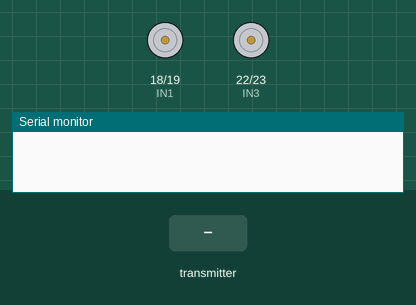
The sketch below on a simulated ESP32. On the bench: motor-driver pin pairs drawn as motors (green arrow = first pin HIGH = forward, orange = second pin HIGH = backward, longer = more drive, scaled by the enable pin), the last lines printed to the serial monitor. The test bench sets the inputs (shaded band).

Above: at 1.2 s.
1.3 s: the transmitter starts sending x = 0
At 2.0 s:
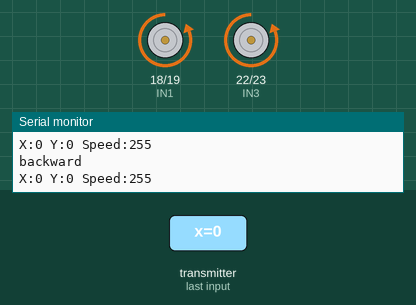
2.8 s: the transmitter starts sending y = 1024
At 3.2 s:
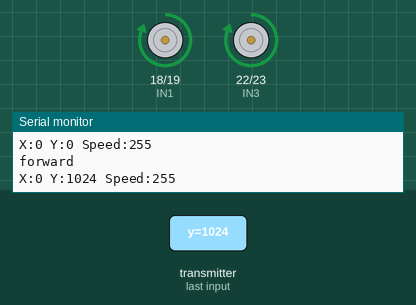
4.3 s: the transmitter starts sending y = 0
At 5.5 s:
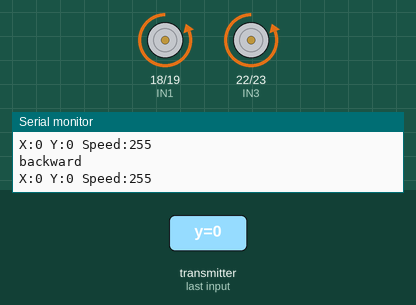
5.8 s: the transmitter starts sending y = 2048
At 6.6 s:
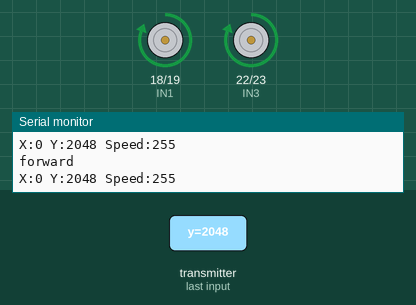
Timing chart, 0 to 8.3 s (numbered marks = the images above; inputs shaded):
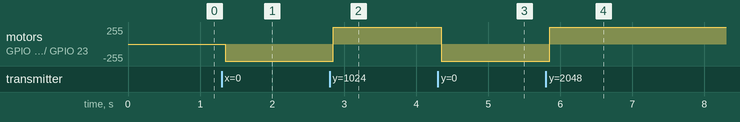

The sketch:

ESP-NOW_CAR.ino
```cpp
#include <esp_now.h>
#include <WiFi.h>

// Motor direction pins (safe for ESP-NOW)
#define IN1 18
#define IN2 19
#define IN3 22
#define IN4 23

// Motor enable pins (PWM speed control, safe)
#define ENA 25   // Left motor enable
#define ENB 26   // Right motor enable

int speed = 0;
int center = 95;     // midpoint for 12-bit ADC
int deadzone = 50;    // joystick tolerance

int centerX = center;  // joystick center X
int centerY = center;  // joystick center Y
int maxVal = 235;  // joystick max
int minVal = 0;    // joystick min

typedef struct {
  int x;
  int y;
} joystick_data;

joystick_data jsData;

void stop(){
  speed = 0;
  digitalWrite(IN1, LOW);
  digitalWrite(IN2, LOW);
  digitalWrite(IN3, LOW);
  digitalWrite(IN4, LOW);
  ledcWrite(0, 0);
  ledcWrite(1, 0);

}

void forward(int speed){
  Serial.println("forward");
  digitalWrite(IN1, HIGH);
  digitalWrite(IN2, LOW);
  digitalWrite(IN3, HIGH);
  digitalWrite(IN4, LOW);
  ledcWrite(0, speed);
  ledcWrite(1, speed);
}

void backward(int speed){
  Serial.println("backward");
  digitalWrite(IN1, LOW);
  digitalWrite(IN2, HIGH);
  digitalWrite(IN3, LOW);
  digitalWrite(IN4, HIGH);
  //digitalWrite(ENA, HIGH);
  //digitalWrite(ENB, HIGH);
  ledcWrite(0, speed);
  ledcWrite(1, speed);
}

void turn_right(int speed){
  Serial.println("Right");
  digitalWrite(IN1, HIGH);
  digitalWrite(IN2, LOW);
  digitalWrite(IN3, LOW);
  digitalWrite(IN4, HIGH);
  ledcWrite(0, speed);
  ledcWrite(1, speed);
}

void turn_left(int speed){
  Serial.println("Left");
  digitalWrite(IN1, LOW);
  digitalWrite(IN2, HIGH);
  digitalWrite(IN3, HIGH);
  digitalWrite(IN4, LOW);
  ledcWrite(0, speed);
  ledcWrite(1, speed);
}

void moveCar(int x, int y) {
  // Stop by default
  stop();
  if (y > center + deadzone) {
    // Forward
    speed = map(jsData.y, centerY, maxVal, 0, 255);  // Forward
    if(speed > 255) speed = 255;
    forward(speed);
  }
  else if (y < center - deadzone) {
    // Backward
    speed = map(jsData.y, centerY, minVal, 0, 255);  // Backward
    if(speed > 255) speed = 255;
    backward(speed);
  }

  else if (x > center + deadzone) {
    // Right turn
    speed = map(jsData.x, centerX, maxVal, 0, 130);  // Right
    if(speed > 255) speed = 255;
    turn_right(speed);
  }
  else if (x < center - deadzone) {
    // Left turn
    speed = map(jsData.x, centerX, minVal, 0, 130);  // Left
    if(speed > 255) speed = 255;
    turn_left(speed);
  }

}

void OnDataRecv(const uint8_t * mac, const uint8_t *incomingData, int len) {
  memcpy(&jsData, incomingData, sizeof(jsData));
  moveCar(jsData.x, jsData.y);
  Serial.print("X:");
  Serial.print(jsData.x);
  Serial.print(" Y:");
  Serial.print(jsData.y);
  Serial.print(" Speed:");
  Serial.print(speed);
  Serial.println();

}

void setup() {
  Serial.begin(115200);

  pinMode(IN1, OUTPUT);
  pinMode(IN2, OUTPUT);
  pinMode(IN3, OUTPUT);
  pinMode(IN4, OUTPUT);

  // Setup PWM for ENA and ENB
  ledcAttachPin(ENA, 0);
  ledcSetup(0, 1000, 8);  // channel 0, 1kHz, 8-bit

  ledcAttachPin(ENB, 1);
  ledcSetup(1, 1000, 8);  // channel 1, 1kHz, 8-bit

  WiFi.mode(WIFI_STA);

  if (esp_now_init() != ESP_OK) {
    Serial.println("Error initializing ESP-NOW");
    return;
  }

  esp_now_register_recv_cb(OnDataRecv);
}

void loop() {
  // Nothing here, joystick data handled in callback
}
```

Measured:
- after the input at 1.3 s, motor on GPIO 18 (IN1) / GPIO 19 (IN2), motor on GPIO 22 (IN3) / GPIO 23 (IN4): stopped → backward 255/255 after 0.05 s
- after the input at 2.8 s, motor on GPIO 18 (IN1) / GPIO 19 (IN2), motor on GPIO 22 (IN3) / GPIO 23 (IN4): backward 255/255 → forward 255/255 after 0.05 s
- after the input at 4.3 s, motor on GPIO 18 (IN1) / GPIO 19 (IN2), motor on GPIO 22 (IN3) / GPIO 23 (IN4): forward 255/255 → backward 255/255 after 0.05 s
- after the input at 5.8 s, motor on GPIO 18 (IN1) / GPIO 19 (IN2), motor on GPIO 22 (IN3) / GPIO 23 (IN4): backward 255/255 → forward 255/255 after 0.05 s
